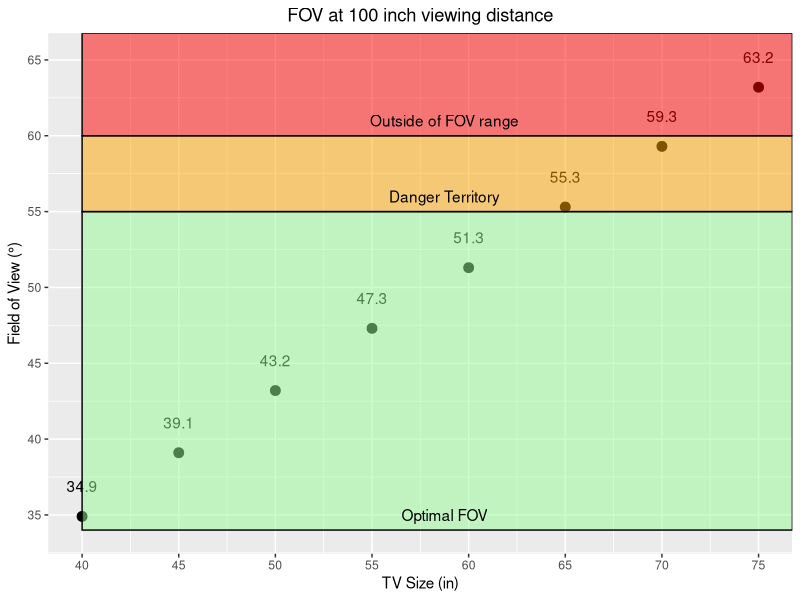
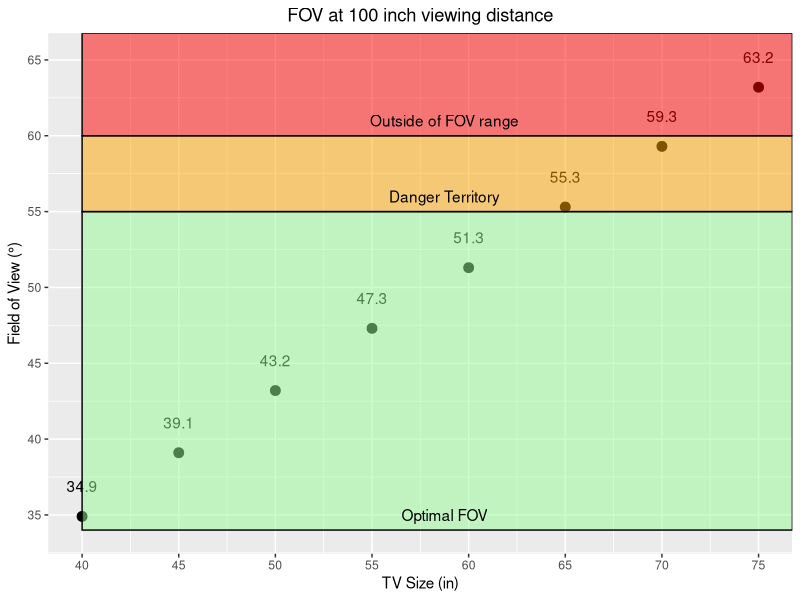

Here is the R script that generated these plots, in order:
library(tidyverse)
library(ggplot2)
library(ggrepel)


setwd("C:/Users/matth/Documents/Projects/PixelDensity")
user_data <- read.csv('data.csv')


print(user_data)

ggplot(data = user_data,
       aes(sizeData, FOV))+
  geom_point(size = 3)+
  scale_x_continuous(breaks = round(seq(min(35), max(75), by = 5),1))+ # identifies tick mark rate
  scale_y_continuous(breaks = round(seq(min(20), max(65), by = 5), 1))+
  geom_text( # labels points on graph
    aes(x = sizeData, y = FOV, label=FOV),
    nudge_x = , nudge_y = 2,
    check_overlap = T
  )+
  annotate(geom = "rect", xmin = 40, xmax = Inf, ymin = 34, ymax = 55,
         fill = "palegreen", color = "black", alpha = 0.5)+ # green rectangle
  annotate(geom = "rect", xmin = 40, xmax = Inf, ymin = 55, ymax = 60,
           fill = "orange", color = "black", alpha = 0.5)+ # orange rectangle
  annotate(geom = "rect", xmin = 40, xmax = Inf, ymin = 60, ymax = Inf,
           fill = "red", color = "black", alpha = 0.5)+ # red rectangle
  labs(title = "FOV at 100 inch viewing distance", 
       x = "TV Size (in)", 
       y = "Field of View (°)")+
  theme(plot.title = element_text(hjust = 0.5))+
  annotate("text", x=58.75, y=35, label= "Optimal FOV")+
  annotate("text", x=58.75, y = 56, label= "Danger Territory")+
  annotate("text", x = 58.75, y = 61, label = "Outside of FOV range")

ggsave("plot.png", width = 5, height = 5, units = "in", dpi = 300)